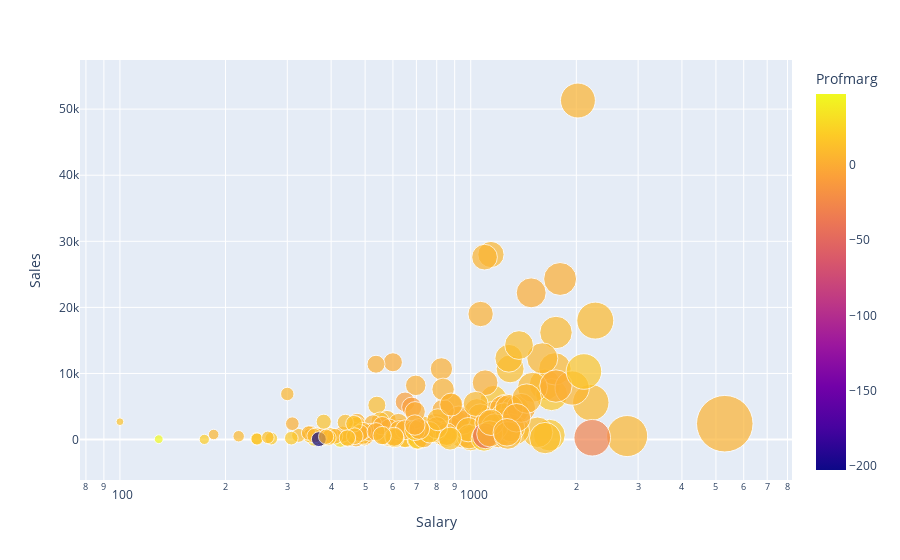

Notebook cell for this chart:
### Code cell
fig = px.scatter(E_S, x='Salary', y='Sales',
                size='Salary', color='Profmarg',
                hover_name = 'Profmarg', log_x=True, size_max=40)

fig.show()
#Salary VS Sales VS Profmarg

### Figure 1 — Plotly figure (JSON) as saved in the notebook; plotly's stock layout.template omitted (floating-point values rounded to 4 significant figures; data arrays with more than 128 entries replaced by an {"elided": "..."} marker saying what was removed)
{"data": [{"hovertemplate": "<b>%{hovertext}</b><br><br>Salary=%{marker.size}<br>Sales=%{y}<br>Profmarg=%{marker.color}<extra></extra>", "hovertext": {"elided": "177 float values"}, "legendgroup": "", "marker": {"color": {"elided": "177 float values"}, "coloraxis": "coloraxis", "size": {"elided": "177 int values"}, "sizemode": "area", "sizeref": 3.312, "symbol": "circle"}, "mode": "markers", "name": "", "orientation": "v", "showlegend": false, "type": "scatter", "x": {"elided": "177 int values"}, "xaxis": "x", "y": {"elided": "177 int values"}, "yaxis": "y"}], "layout": {"coloraxis": {"colorbar": {"title": {"text": "Profmarg"}}, "colorscale": [[0, "#0d0887"], [0.1111, "#46039f"], [0.2222, "#7201a8"], [0.3333, "#9c179e"], [0.4444, "#bd3786"], [0.5556, "#d8576b"], [0.6667, "#ed7953"], [0.7778, "#fb9f3a"], [0.8889, "#fdca26"], [1, "#f0f921"]]}, "legend": {"itemsizing": "constant", "tracegroupgap": 0}, "margin": {"t": 60}, "xaxis": {"anchor": "y", "domain": [0, 1], "title": {"text": "Salary"}, "type": "log"}, "yaxis": {"anchor": "x", "domain": [0, 1], "title": {"text": "Sales"}}}}
